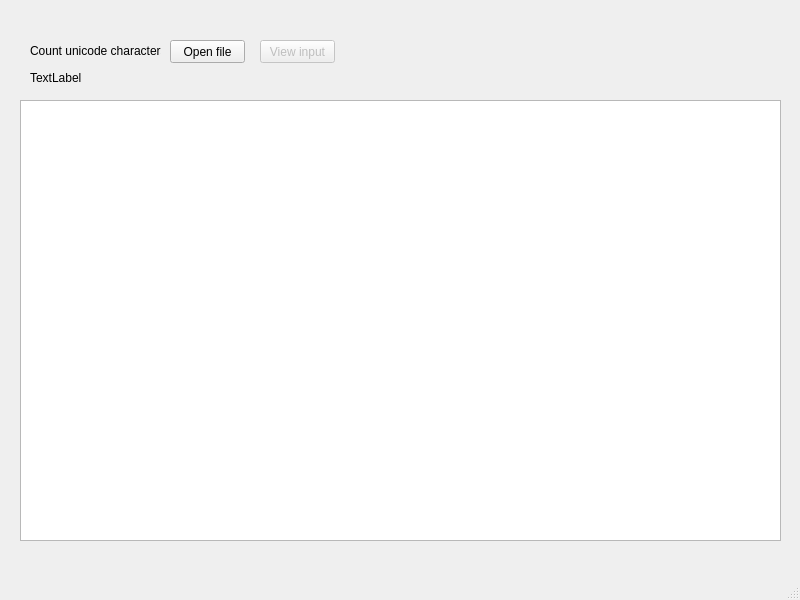
<?xml version="1.0" encoding="UTF-8"?>
<ui version="4.0">
 <class>MainWindow</class>
 <widget class="QMainWindow" name="MainWindow">
  <property name="geometry">
   <rect>
    <x>0</x>
    <y>0</y>
    <width>800</width>
    <height>600</height>
   </rect>
  </property>
  <property name="windowTitle">
   <string>Unicode character counter</string>
  </property>
  <widget class="QWidget" name="centralwidget">
   <widget class="QTextBrowser" name="output_display">
    <property name="geometry">
     <rect>
      <x>20</x>
      <y>100</y>
      <width>761</width>
      <height>441</height>
     </rect>
    </property>
   </widget>
   <widget class="QLabel" name="label">
    <property name="geometry">
     <rect>
      <x>30</x>
      <y>20</y>
      <width>131</width>
      <height>61</height>
     </rect>
    </property>
    <property name="text">
     <string>Count unicode characters</string>
    </property>
    <property name="textInteractionFlags">
     <set>Qt::NoTextInteraction</set>
    </property>
   </widget>
   <widget class="QPushButton" name="inputfile_button">
    <property name="enabled">
     <bool>true</bool>
    </property>
    <property name="geometry">
     <rect>
      <x>170</x>
      <y>40</y>
      <width>75</width>
      <height>23</height>
     </rect>
    </property>
    <property name="text">
     <string>Open file</string>
    </property>
   </widget>
   <widget class="QLabel" name="filename_display">
    <property name="enabled">
     <bool>true</bool>
    </property>
    <property name="geometry">
     <rect>
      <x>30</x>
      <y>70</y>
      <width>751</width>
      <height>16</height>
     </rect>
    </property>
    <property name="text">
     <string>TextLabel</string>
    </property>
   </widget>
   <widget class="QPushButton" name="inputview_button">
    <property name="enabled">
     <bool>false</bool>
    </property>
    <property name="geometry">
     <rect>
      <x>260</x>
      <y>40</y>
      <width>75</width>
      <height>23</height>
     </rect>
    </property>
    <property name="text">
     <string>View input</string>
    </property>
   </widget>
  </widget>
  <widget class="QMenuBar" name="menubar">
   <property name="geometry">
    <rect>
     <x>0</x>
     <y>0</y>
     <width>800</width>
     <height>21</height>
    </rect>
   </property>
  </widget>
  <widget class="QStatusBar" name="statusbar"/>
 </widget>
 <resources/>
 <connections/>
</ui>
